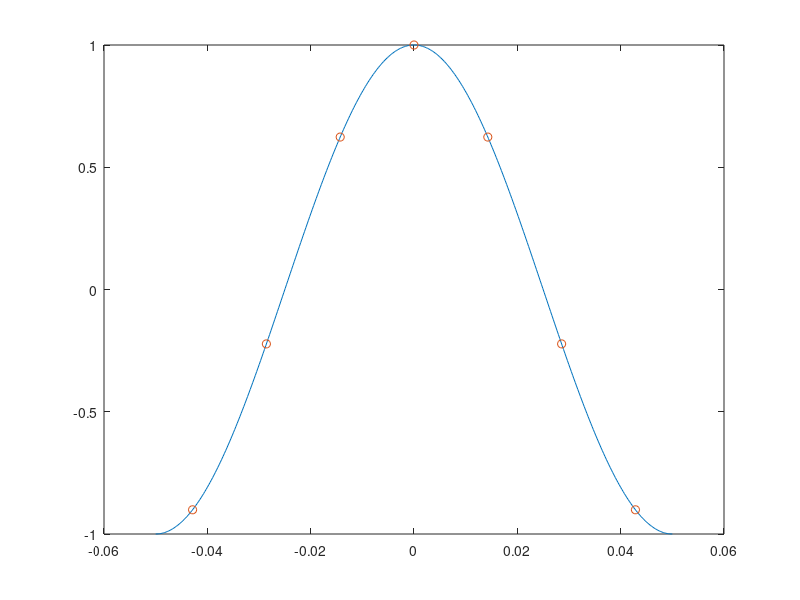

Here is the MATLAB script that generated this plot:
% start with a continuous-time cosine signal at 60 Hz.
% from: http://blogs.mathworks.com/steve/2010/03/03/aliasing-and-a-sampled-cosine-signal/

f = 60;  % Hz
tmin = -0.05;
tmax = 0.05;
t = linspace(tmin, tmax, 400);
x_c = cos(2*pi*f * t);
plot(t,x_c)
xlabel('t (seconds)')

% Let's sample with a sampling frequency of 800 Hz. 
T = 1/800;
nmin = ceil(tmin / T);
nmax = floor(tmax / T);
n = nmin:nmax;
x1 = cos(2*pi*f * n*T);
hold on
plot(n*T,x1,'.')
hold off

T = 1/400;
nmin = ceil(tmin / T);
nmax = floor(tmax / T);
n = nmin:nmax;
x1 = cos(2*pi*f * n*T);
plot(t, x_c)
hold on
plot(n*T, x1, '.')
hold off

% sampled with lower frequency
T = 1/400;
nmin = ceil(tmin / T);
nmax = floor(tmax / T);
n = nmin:nmax;
x1 = cos(2*pi*f * n*T);
plot(t, x_c)
hold on
plot(n*T, x1, '.')
hold off

T = 1/120;
nmin = ceil(tmin / T);
nmax = floor(tmax / T);
n = nmin:nmax;
x1 = cos(2*pi*f * n*T);
plot(t, x_c)
hold on
plot(n*T, x1, 'o')
hold off

% with 70 Hz
T = 1/70;
nmin = ceil(tmin / T);
nmax = floor(tmax / T);
n = nmin:nmax;
x1 = cos(2*pi*f * n*T);
plot(t, x_c)
hold on
plot(n*T, x1, 'o')
hold off

% Now look
T = 1/70;
x_c = cos(2*pi*10 * t);
nmin = ceil(tmin / T);
nmax = floor(tmax / T);
n = nmin:nmax;
x1 = cos(2*pi*f * n*T);
plot(t, x_c)
hold on
plot(n*T, x1, 'o')
hold off